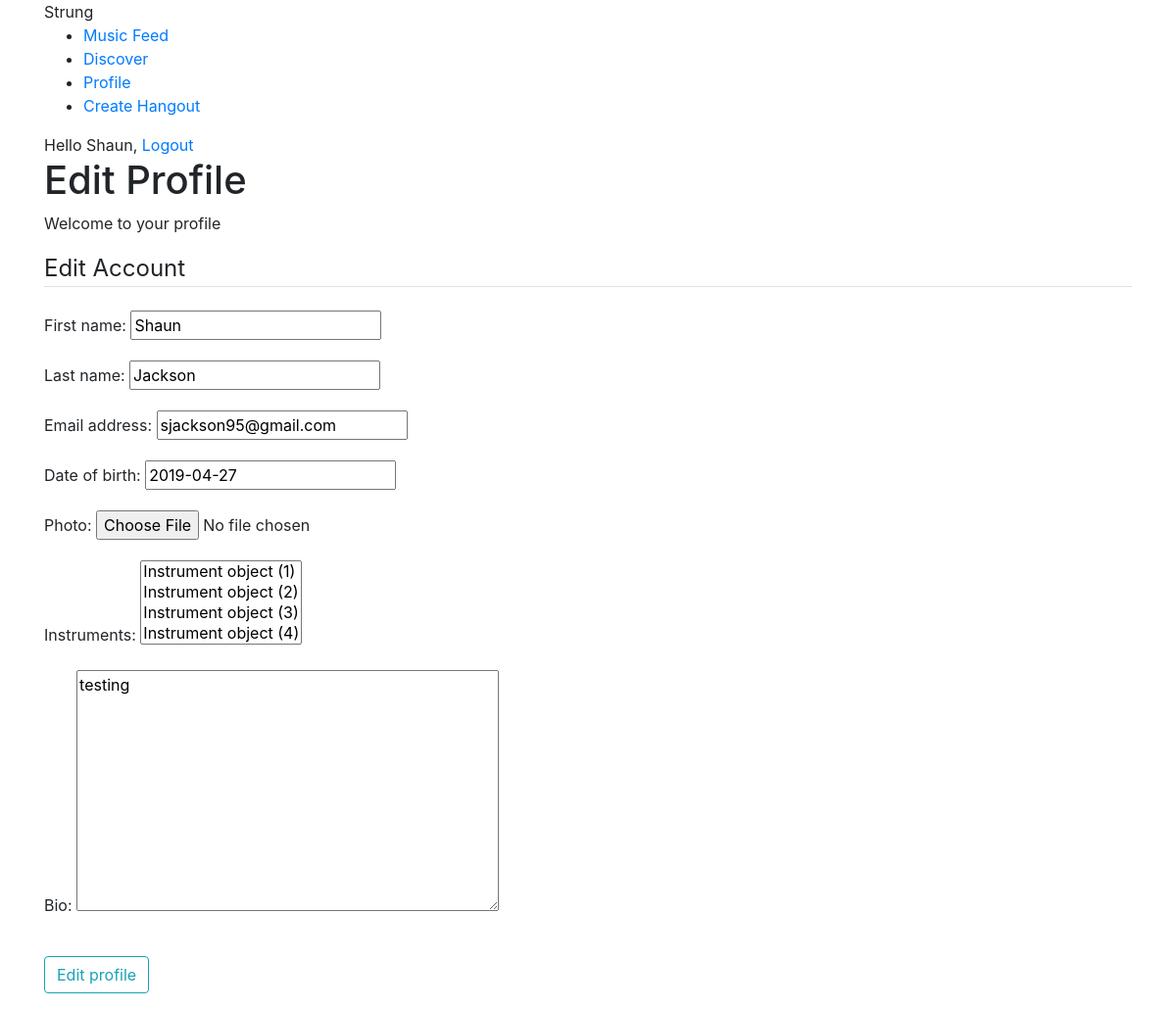
/users/edit/ (signed in), run on an earlier commit of the app's database.
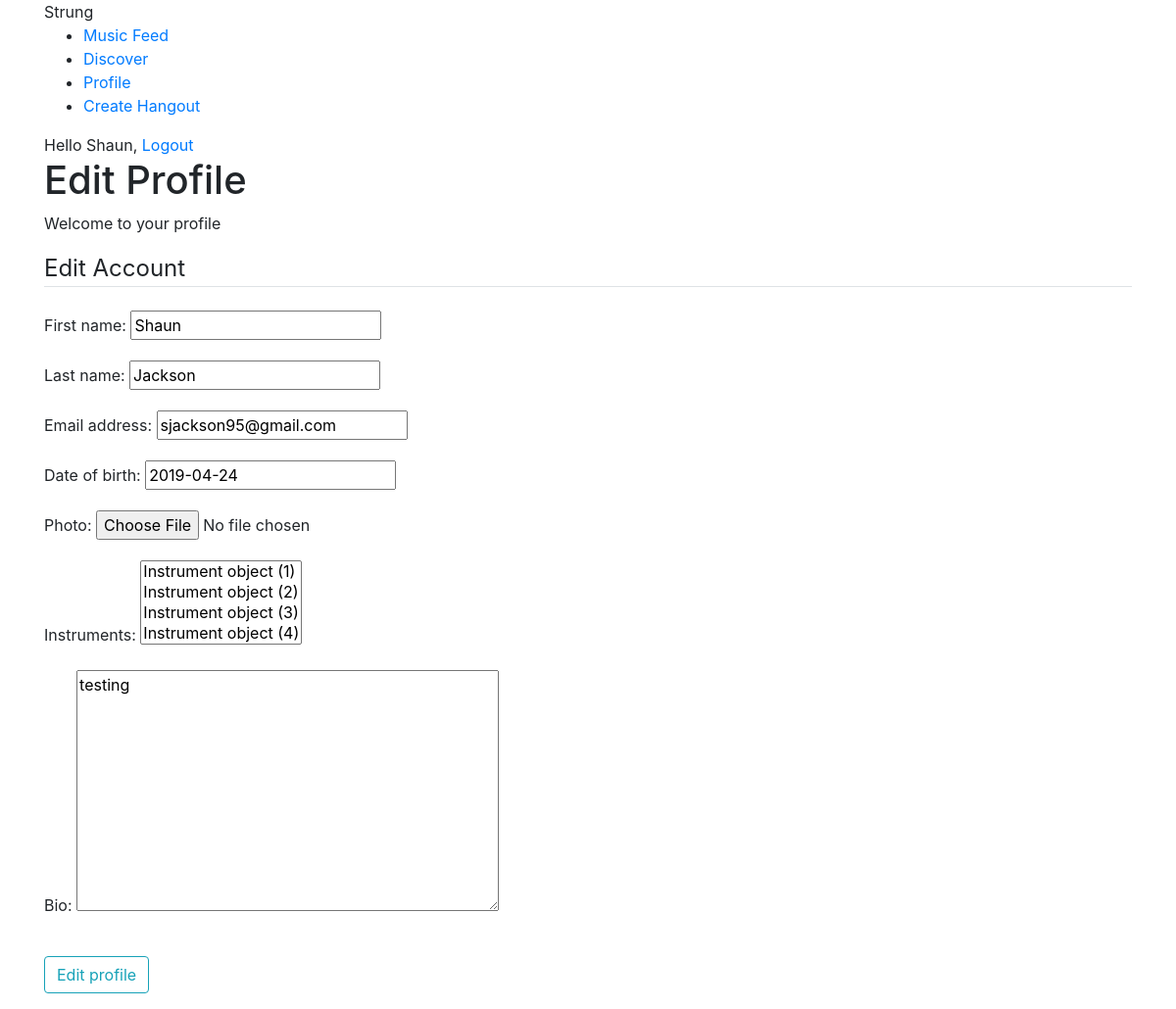
And on a later commit of the database.
### users/models.py (models this page shows, shortened)
class Profile(models.Model):
  user = models.OneToOneField(settings.AUTH_USER_MODEL, \
    on_delete=models.CASCADE)
  date_of_birth = models.DateField(blank=True, null=True)
  photo = models.ImageField(upload_to='users/%Y/%m/%d/', blank=True)
  instruments = models.ManyToManyField(Instrument, blank=True)
  bio = models.TextField(blank=True, null=True)
  created = models.DateTimeField(auto_now_add=True)
  updated = models.DateTimeField(auto_now_add=True)

### users/views.py (the view)
# urls.py: path('edit/', views.edit, name='edit'),
@login_required
def edit(request):
  if request.method == 'POST':
    user_form = UserEditForm(instance=request.user, \
      data=request.POST,
      files=request.FILES)
    profile_form = ProfileEditForm(instance=request.user.profile, \
      data=request.POST,
      files=request.FILES)
    if user_form.is_valid() and profile_form.is_valid():
      user_form.save()
      profile = profile_form.save(commit=False)
      profile.user = request.user
      profile.save()
      messages.success(request, 'Profile updated '\
        'successfully')
    else:
      messages.error(request, 'Error updating your profile')
  else:
    user_form = UserEditForm(instance=request.user)
    profile_form = ProfileEditForm(instance=request.user.profile)
  return render(request, 'users/edit_profile.html', {'user_form' : user_form,
  'profile_form': profile_form})

### users/forms.py
class UserEditForm(forms.ModelForm):
  class Meta:
    model = User
    fields = ('first_name', 'last_name', 'email')

class ProfileEditForm(forms.ModelForm):
  class Meta:
    model = Profile
    fields = ('date_of_birth', 'photo', 'instruments', 'bio')

### users/templates/users/edit_profile.html (shortened to what this page needs)
{% extends "strung/base.html" %}
{% block content %}
  <h1>Edit Profile</h1>
  <p>Welcome to your profile</p>
  <form method="post">
    <fieldset class="form-group">
        <legend class="border-bottom mb-4">Edit Account</legend>
        {{ user_form.as_p }}
        {{ profile_form.as_p }}
    </fieldset>
      <div class="form-group">
        <button class="btn btn-outline-info" type="submit">Edit profile</button>
      </div>
  </form>
{% endblock content %}

What changed in the data, as far as the page shows it:
changed Profile "testing": date_of_birth "2019-04-27" → "2019-04-24"
